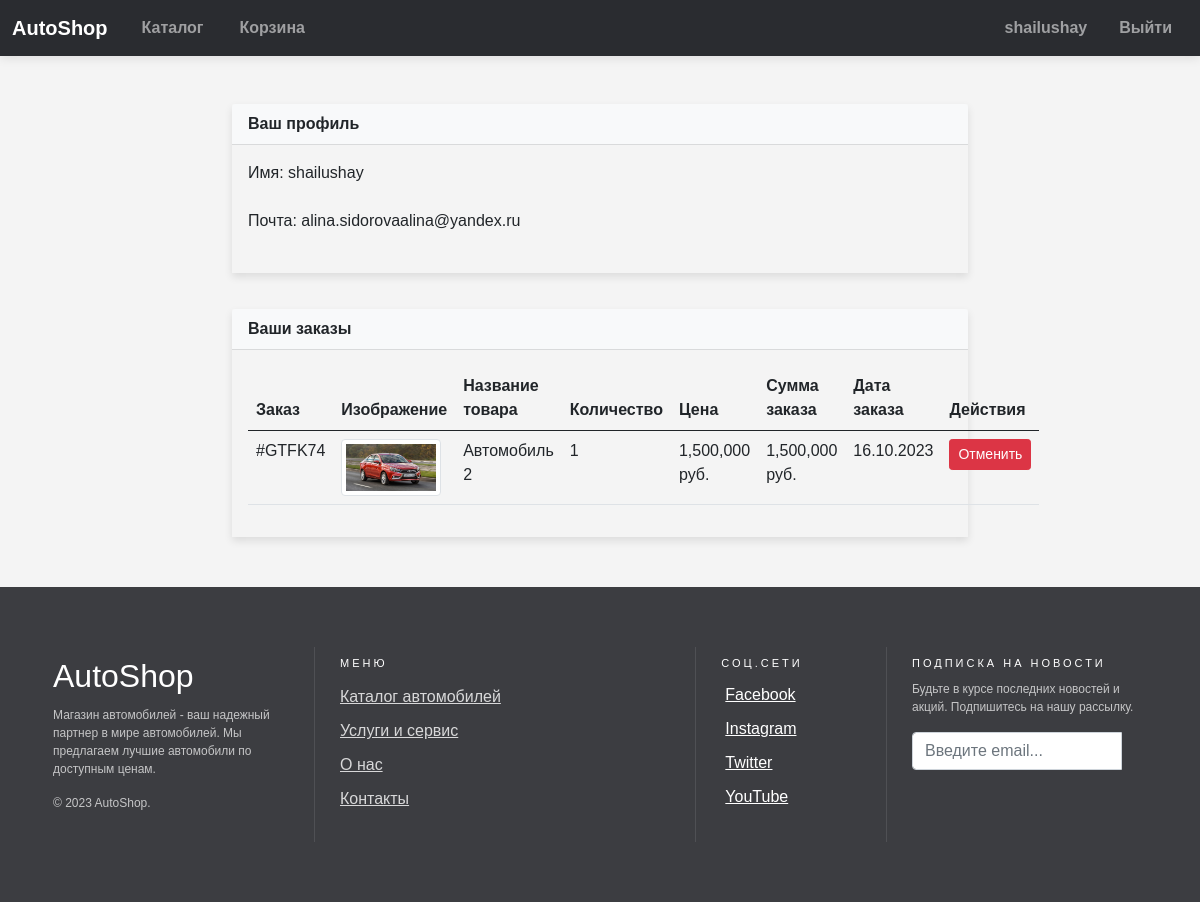
Screenshot of /profile.php (signed in) with the database file from the repository.
### tables this page shows
CREATE TABLE `order_items` (
  `order_item_id` int NOT NULL,
  `order_id` varchar(10) NOT NULL,
  `product_id` int NOT NULL,
  `quantity` int NOT NULL,
  `total_price` decimal(10,2) NOT NULL
);

CREATE TABLE `orders` (
  `id` varchar(10) NOT NULL,
  `user_id` int NOT NULL,
  `total_price` decimal(10,2) NOT NULL,
  `order_date` timestamp NULL DEFAULT CURRENT_TIMESTAMP
);

CREATE TABLE `cards` (
  `id` int NOT NULL,
  `name` varchar(50) NOT NULL,
  `description` text NOT NULL,
  `price` int NOT NULL,
  `image` text NOT NULL,
  `qty` int NOT NULL,
  `category_id` int NOT NULL
);

### profile.php (the view, shortened to what this page needs)
<?php
require 'pdo_connection.php';
$userId = $_SESSION['user_id'];
$query = "SELECT orders.id AS order_id, order_items.product_id, order_items.quantity, order_items.total_price, orders.order_date, cards.name, cards.price, cards.image
          FROM orders
          INNER JOIN order_items ON orders.id = order_items.order_id
          INNER JOIN cards ON order_items.product_id = cards.id
          WHERE orders.user_id = ?
          ORDER BY orders.order_date";
$stmt = $conn->prepare($query);
$stmt->execute([$userId]);
$orders = $stmt->fetchAll(PDO::FETCH_ASSOC);
$groupedOrders = [];
foreach ($orders as $order) {
    $orderId = $order['order_id'];
    if (!isset($groupedOrders[$orderId])) {
        $groupedOrders[$orderId] = [
            'order_id' => $orderId,
            'order_date' => $order['order_date'],
            'total_order_price' => 0,
            'items' => [],
        ];
    }
    $groupedOrders[$orderId]['total_order_price'] += $order['total_price'];
    $groupedOrders[$orderId]['items'][] = $order;
}
?>
<!DOCTYPE html>
<html lang="en">
<head>
    <link href="https://cdn.jsdelivr.net/npm/bootstrap@5.0.0-beta3/dist/css/bootstrap.min.css" rel="stylesheet">
    <link rel="stylesheet" href="../autoshop/css/main.css">
</head>
<body>
<?php require "../autoshop/UI/navbar.php";?>
<div class="container mt-5">
    <div class="row justify-content-center">
        <div class="col-md-8 d-flex flex-column gap-3">
            <div class="profile-card">
                <div class="card-header">Ваш профиль</div>
                <div class="card-body">
                    <form action="login.php" method="post">
                        <div class="mb-3">
                            <label for="username" class="form-label">Имя: <?php echo $_SESSION['username']; ?></label>
                        </div>
                        <div class="mb-3">
                            <label for="email" class="form-label">Почта: <?php echo $_SESSION['email']; ?></label>
                        </div>
                    </form>
                </div>
            </div>
            <div class="profile-card">
                <div class="card-header">Ваши заказы</div>
                <div class="card-body">
                    <?php if (!empty($groupedOrders)): ?>
                    <table class="table">
                        <thead>
                            <tr>
                                <th>Заказ</th>
                                <th>Изображение</th>
                                <th>Название товара</th>
                                <th>Количество</th>
                                <th>Цена</th>
                                <th>Сумма заказа</th>
                                <th>Дата заказа</th>
                                <th>Действия</th>
                            </tr>
                        </thead>
                        <tbody>
                            <?php foreach ($groupedOrders as $groupedOrder) {
                                $rowspan = count($groupedOrder['items']);
                                foreach ($groupedOrder['items'] as $index => $item) {
                                    echo '<tr>';
                                    if ($index == 0) {
                                        echo '<td rowspan="'.$rowspan.'">' . $groupedOrder['order_id'] . '</td>';
                                    }
                                    echo '<td><img src="images/'.$item['image'].'" alt="'.$item['name'].'" width="100" class="img-thumbnail"></td>';
                                    echo '<td>' . $item['name'] . '</td>';
                                    echo '<td>' . $item['quantity'] . '</td>';
                                    echo '<td>' . number_format($item['total_price']) . ' руб.</td>';
                                    if ($index == 0) {
                                        echo '<td rowspan="'.$rowspan.'">' . number_format($groupedOrder['total_order_price']) . ' руб.</td>';
                                        echo '<td rowspan="'.$rowspan.'">' . date('d.m.Y', strtotime($groupedOrder['order_date'])) . '</td>';
                                        echo '<td rowspan="'.$rowspan.'">
                                        <form action="delete_order.php" method="post">
                                            <input type="hidden" name="order_id" value="'.$groupedOrder['order_id'].'">
                                            <button type="submit" class="btn btn-sm btn-danger">Отменить</button>
                                        </form>
                                    </td>';
                                    }
                                    echo '</tr>';
                                }
                            } ?>
                        </tbody>
                    </table>
                    <?php else: ?>
                    <p>У вас нет заказов.</p>
                    <?php endif; ?>
                </div>
            </div>
        </div>
    </div>
</div>
<?php require "../autoshop/UI/footer.php"; ?>
</body>
</html>

### css/main.css (style rules this page uses)
* { box-sizing: border-box; }
html { height: 100%; }
body { display: flex; flex-direction: column; height: 100%; padding: 0px 0px 0px 0px; background: #f0f0f0; background-color: #f4f4f4; font-family: 'Arial', sans-serif!important; }
.container { margin-top: 30px; margin-bottom: 30px; }
.profile-card { margin-bottom: 20px; box-shadow: 0 4px 8px rgba(0, 0, 0, 0.1); }
.profile-card .card-header { background-color: #f8f9fa; font-weight: bold; }
.container { flex: 1 0 auto !important; }

### rows the page displays
order_items: order "#GTFK74", product.image (picture), product.name "Автомобиль 2", quantity "1", total_price "1,500,000", product.price "1,500,000", order.order_date "16.10.2023"

### other values shown
$_SESSION["username"] "shailushay"
$_SESSION['username'] "shailushay"
$_SESSION['email'] "alina.sidorovaalina@yandex.ru"
